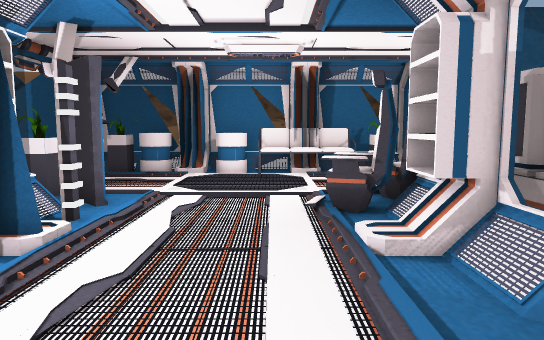
view 1 (above)

21 first-person views from a walk through a 3-D level made in the Unity game engine. The camera is 1.5 m above the floor, tilts 6° down and sees 70° across. The floor is counted in squares, 1 m on a side. Each view is taken from the middle of a square. On the plan, view 1 faces up. The plan holds only what a view shows up to about 17 squares ahead; the rest is blank. The place goes on beyond the plan. Door leaves are left out, so doorways stand open. Some surface patterns are stand-ins.

view 2
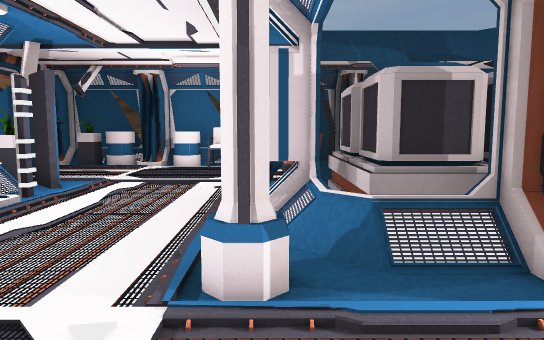

view 3
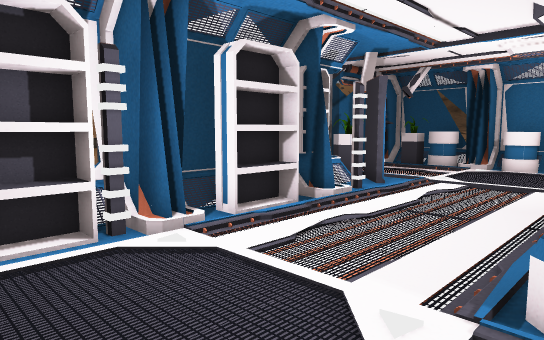

view 4
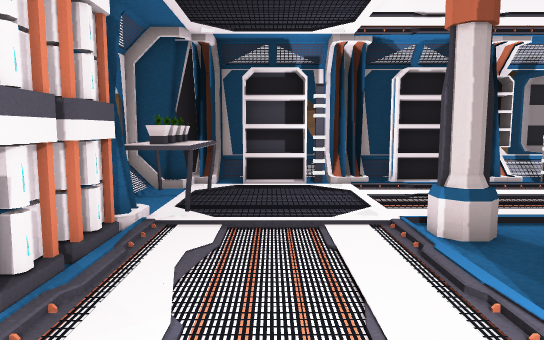

view 5
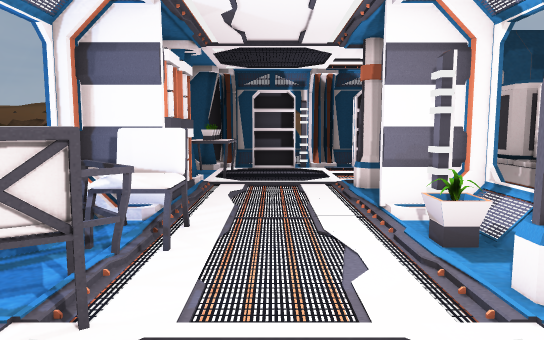

view 6
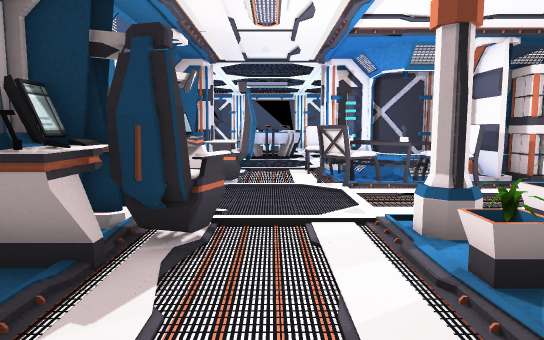

view 7
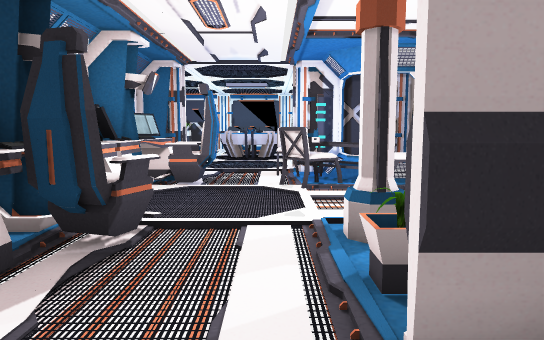

view 8
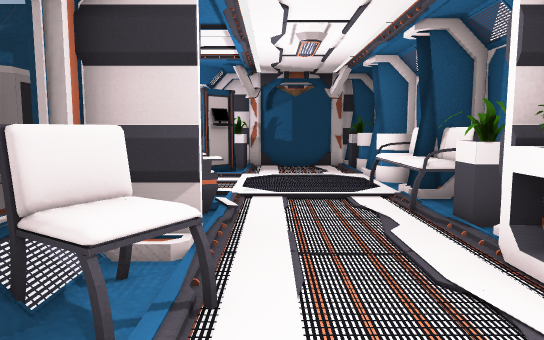

view 9
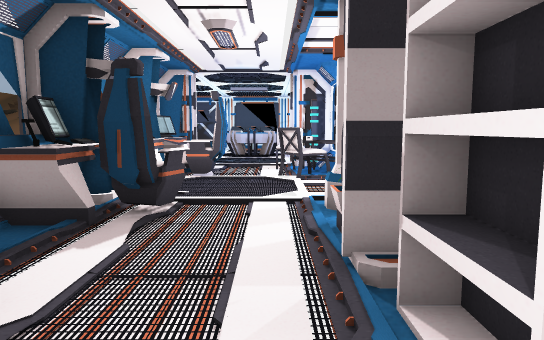

view 10
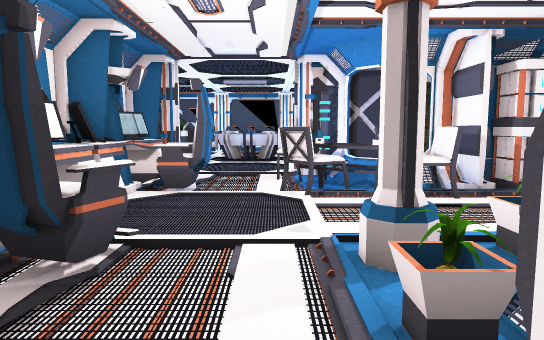

view 11
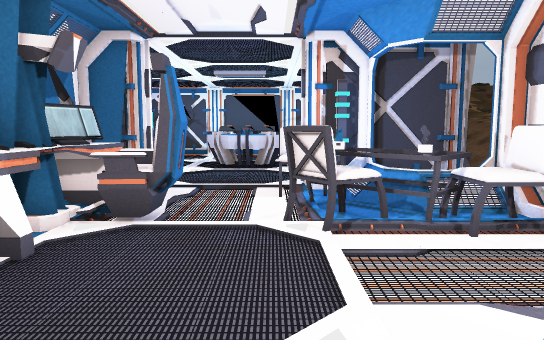

view 12
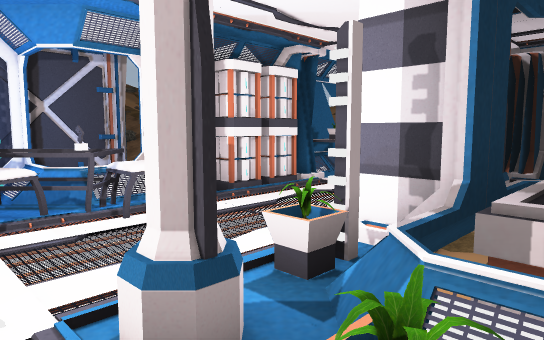

view 13
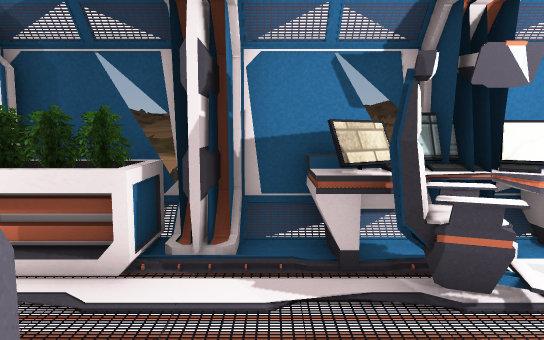

view 14
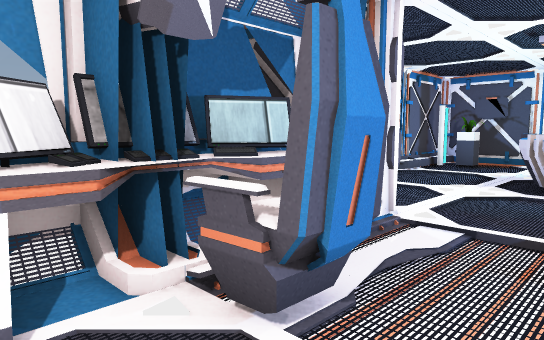

view 15
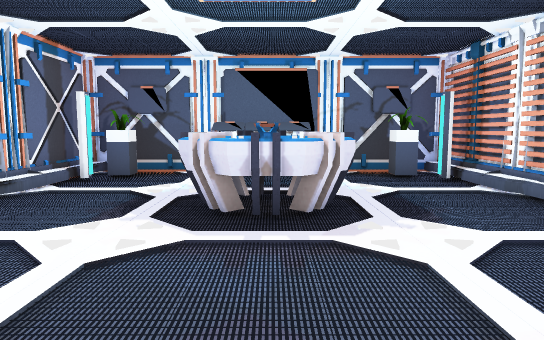

view 16
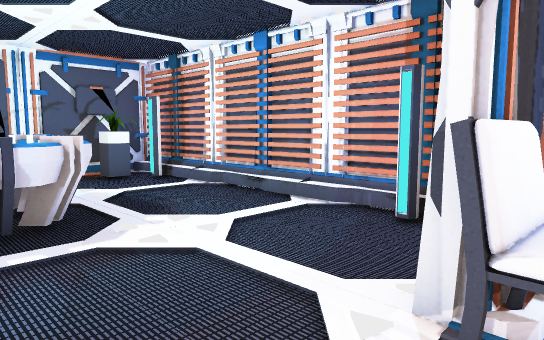

view 17
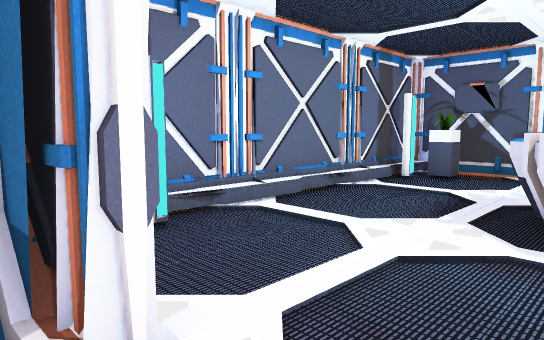

view 18
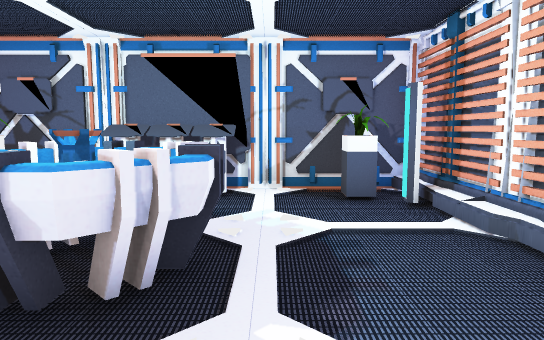

view 19
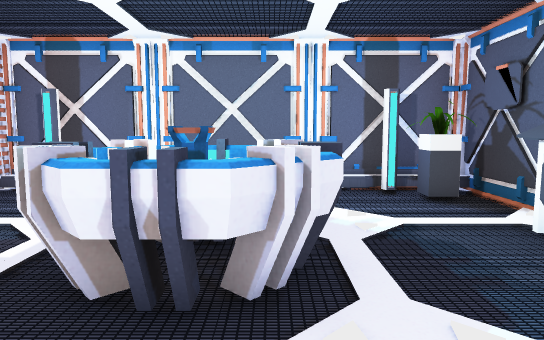

view 20
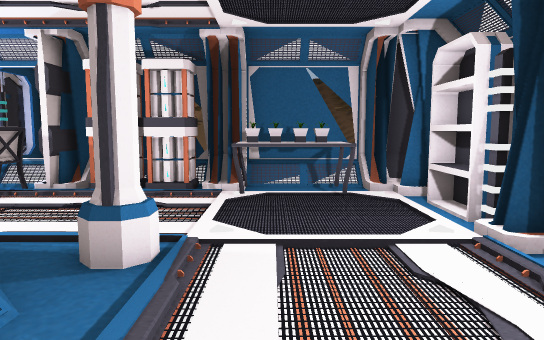

view 21
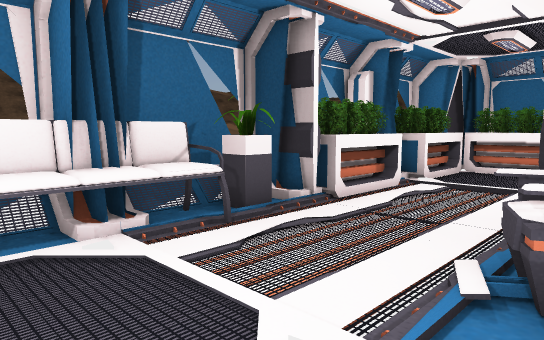

### Floor plan
Key: @ floor where view 1 was taken; # wall or solid block; . main floor; : floor 0.25 m higher than the main floor; / step, stairs or slope; D open door; = window, fence, low wall or low ledge; v drop or lower ground; S sofa; P plant; C container; H shelf; L column; B battery; A chair; T table; E desk; N console; R projector; O other object.
Columns run from 7 left of view 1 to 17 right of it. Each row starts with its distance up from view 1.
 15  #=v vvvvvv=v
 14 #..O#OOS#SP.# OHHHO  #
 13 #.PO#OOSSSP.DOOO#OOOO#v
 12 #...........D.......OOv
 11  ...........D.......OOv
 10  ...........D.....   H
  9 #.P......OO.DAA  .   Hv
  8 #/#O....OOO #AA     OHv
  7 v=v=....OOvCC  HH...OOv
  6    =#..../=CC  #H...OOv
  5    H#.../H#C   ##DDDD#v
  4    #H..../=CCCC/......#
  3    HH....#=CCCC=P..#EEE
  2    #....LL=.###LL..OEEv
  1    ##....L..D#P.L../NE
  0    #H..@....D.......EEv
 -1    HH.......D.......EEv
 -2    #..OO....DAA.A...EEv
 -3    ##OOOOB.BDAAAAA.ONE
 -4    v##OO##/:##TTA..O#EE
 -5      v    == vvTT...EEv
 -6                #AA....=
 -7             #####DDDD####
 -8             #/..........#
 -9             #/..........#
-10             #/..........#
-11             #/..........#
-12             #/...RRR....#
-13             #/...RRRR...#
-14             #/...RRR....#
-15             #/....R.....#
-16             #/..........#
-17             #/.........##
-18             #/P..NNNN.P.#
-19             #############

Positions as (right, up) in squares from view 1, and headings:
1: (0, 0), facing up
2: (2, -2), facing up
3: (2, -2), facing up-left
4: (7, -1), facing left
5: (12, -1), facing left
6: (11, 7), facing down
7: (10, 7), facing down
8: (10, 10), facing left
9: (10, 9), facing down
10: (10, 6), facing down
11: (10, 3), facing down
12: (10, 4), facing down-left
13: (8, 4), facing right
14: (10, -1), facing down-right
15: (11, -6), facing down
16: (12, -6), facing down-left
17: (11, -6), facing down-right
18: (9, -9), facing down
19: (7, -14), facing right
20: (0, 6), facing down
21: (-1, 8), facing up-right
